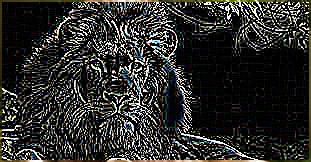

Python code for this plot:
from PIL import Image, ImageFilter
tamaño = (5, 5)
coeficientes = [0,  0, -1,  0,  0,
                0, -1, -2, -1,  0,
               -1, -2, 16, -2, -1,
                0, -1, -2, -1,  0,
                0,  0, -1,  0,  0]

factor = 1
imagen_original = Image.open('imagen.jpg')
imagen_procesada = imagen_original.filter(ImageFilter.Kernel(tamaño, coeficientes, factor))
imagen_procesada.save('borde.jpg')
imagen_original.close()
imagen_procesada.close()